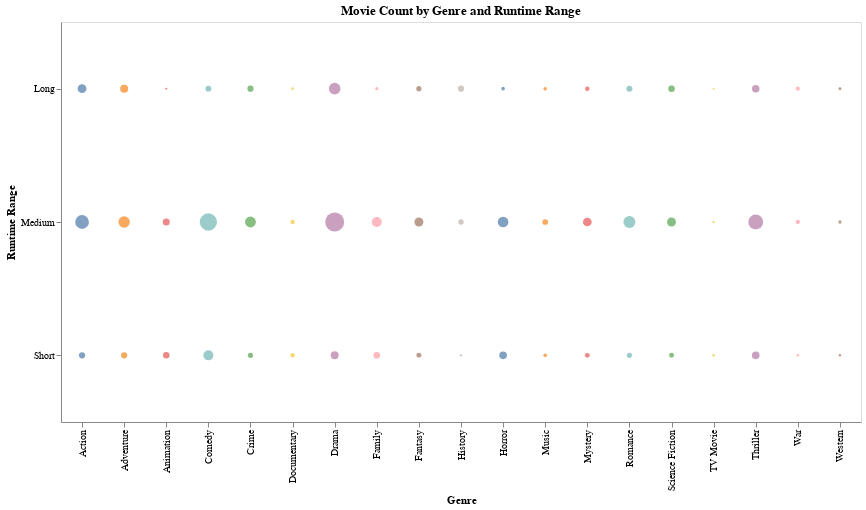

The notebook cell this image was saved under:
### Code cell
movies['genres'] = movies['genres'].str.split(', ')
movies = movies.explode('genres')

bins = [0, 90, 120, 180]
labels = ['Short', 'Medium', 'Long']
movies['runtime_range'] = pd.cut(movies['runtime'], bins=bins, labels=labels)

grouped = movies.groupby(['genres', 'runtime_range']).size().reset_index(name='count')

chart = alt.Chart(grouped).mark_circle().encode(
    x=alt.X('genres:N', title='Genre'),
    y=alt.Y('runtime_range:N', title='Runtime Range'),
    size=alt.Size('count:Q', title='Count', legend=None),
    color=alt.Color('genres:N', legend=None),
    tooltip=['genres', 'runtime_range', 'count']
).properties(
    width=800,
    height=400,
    title='Movie Count by Genre and Runtime Range'
)

chart

### Figure 1 — Vega-Lite specification as saved in the notebook (floating-point values rounded to 4 significant figures)
{"config": {"view": {"continuousWidth": 300, "continuousHeight": 300}}, "data": {"name": "data-d127057fa7303a1d3dadf6508959e160"}, "mark": {"type": "circle"}, "encoding": {"color": {"field": "genres", "legend": null, "type": "nominal"}, "size": {"field": "count", "legend": null, "title": "Count", "type": "quantitative"}, "tooltip": [{"field": "genres", "type": "nominal"}, {"field": "runtime_range", "type": "ordinal"}, {"field": "count", "type": "quantitative"}], "x": {"field": "genres", "title": "Genre", "type": "nominal"}, "y": {"field": "runtime_range", "title": "Runtime Range", "type": "nominal"}}, "height": 400, "title": "Movie Count by Genre and Runtime Range", "width": 800, "$schema": "https://vega.github.io/schema/vega-lite/v5.20.1.json", "datasets": {"data-d127057fa7303a1d3dadf6508959e160": [{"genres": "Action", "runtime_range": "Short", "count": 127}, {"genres": "Action", "runtime_range": "Medium", "count": 679}, {"genres": "Action", "runtime_range": "Long", "count": 270}, {"genres": "Adventure", "runtime_range": "Short", "count": 125}, {"genres": "Adventure", "runtime_range": "Medium", "count": 462}, {"genres": "Adventure", "runtime_range": "Long", "count": 222}, {"genres": "Animation", "runtime_range": "Short", "count": 141}, {"genres": "Animation", "runtime_range": "Medium", "count": 168}, {"genres": "Animation", "runtime_range": "Long", "count": 1}, {"genres": "Comedy", "runtime_range": "Short", "count": 355}, {"genres": "Comedy", "runtime_range": "Medium", "count": 1084}, {"genres": "Comedy", "runtime_range": "Long", "count": 110}, {"genres": "Crime", "runtime_range": "Short", "count": 83}, {"genres": "Crime", "runtime_range": "Medium", "count": 420}, {"genres": "Crime", "runtime_range": "Long", "count": 125}, {"genres": "Documentary", "runtime_range": "Short", "count": 61}, {"genres": "Documentary", "runtime_range": "Medium", "count": 58}, {"genres": "Documentary", "runtime_range": "Long", "count": 12}, {"genres": "Drama", "runtime_range": "Short", "count": 219}, {"genres": "Drama", "runtime_range": "Medium", "count": 1309}, {"genres": "Drama", "runtime_range": "Long", "count": 481}, {"genres": "Family", "runtime_range": "Short", "count": 151}, {"genres": "Family", "runtime_range": "Medium", "count": 348}, {"genres": "Family", "runtime_range": "Long", "count": 23}, {"genres": "Fantasy", "runtime_range": "Short", "count": 76}, {"genres": "Fantasy", "runtime_range": "Medium", "count": 280}, {"genres": "Fantasy", "runtime_range": "Long", "count": 83}, {"genres": "History", "runtime_range": "Short", "count": 6}, {"genres": "History", "runtime_range": "Medium", "count": 89}, {"genres": "History", "runtime_range": "Long", "count": 125}, {"genres": "Horror", "runtime_range": "Short", "count": 200}, {"genres": "Horror", "runtime_range": "Medium", "count": 404}, {"genres": "Horror", "runtime_range": "Long", "count": 33}, {"genres": "Music", "runtime_range": "Short", "count": 34}, {"genres": "Music", "runtime_range": "Medium", "count": 105}, {"genres": "Music", "runtime_range": "Long", "count": 32}, {"genres": "Mystery", "runtime_range": "Short", "count": 70}, {"genres": "Mystery", "runtime_range": "Medium", "count": 264}, {"genres": "Mystery", "runtime_range": "Long", "count": 59}, {"genres": "Romance", "runtime_range": "Short", "count": 81}, {"genres": "Romance", "runtime_range": "Medium", "count": 508}, {"genres": "Romance", "runtime_range": "Long", "count": 120}, {"genres": "Science Fiction", "runtime_range": "Short", "count": 74}, {"genres": "Science Fiction", "runtime_range": "Medium", "count": 275}, {"genres": "Science Fiction", "runtime_range": "Long", "count": 140}, {"genres": "TV Movie", "runtime_range": "Short", "count": 10}, {"genres": "TV Movie", "runtime_range": "Medium", "count": 5}, {"genres": "TV Movie", "runtime_range": "Long", "count": 1}, {"genres": "Thriller", "runtime_range": "Short", "count": 201}, {"genres": "Thriller", "runtime_range": "Medium", "count": 788}, {"genres": "Thriller", "runtime_range": "Long", "count": 189}, {"genres": "War", "runtime_range": "Short", "count": 10}, {"genres": "War", "runtime_range": "Medium", "count": 54}, {"genres": "War", "runtime_range": "Long", "count": 50}, {"genres": "Western", "runtime_range": "Short", "count": 7}, {"genres": "Western", "runtime_range": "Medium", "count": 25}, {"genres": "Western", "runtime_range": "Long", "count": 17}]}}
